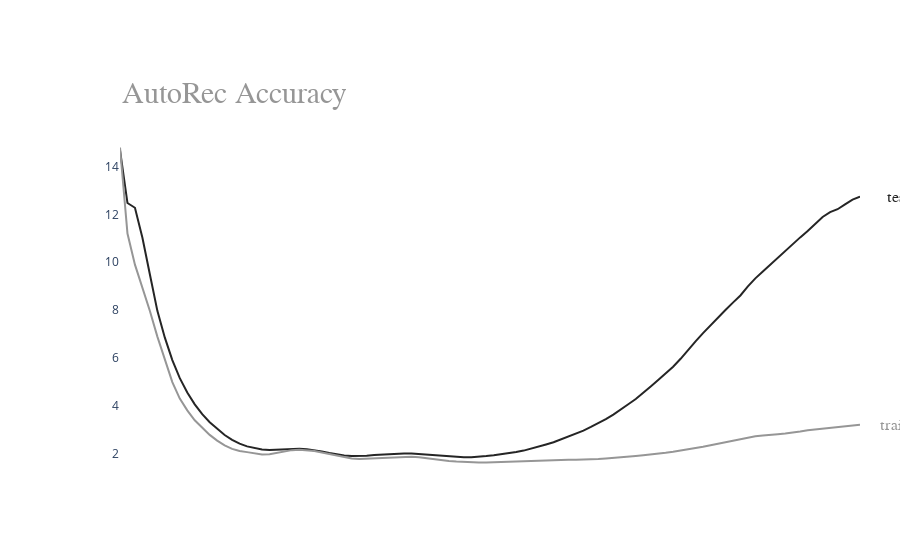

Notebook code cell kept with this figure:
### Code cell
import plotly.graph_objects as go

# Create random data with numpy
import numpy as np
np.random.seed(1)

N = 100
random_x = np.linspace(0, len(test), 100)

# Create traces
fig = go.Figure()
fig.add_trace(go.Scatter(x=random_x, y=test,
                    mode='lines',
                    name='test accuracy', 
                        marker_color='rgb(37,37,37)',
                        connectgaps=True))
fig.add_trace(go.Scatter(x=random_x, y=train,
                    mode='lines',
                    name='train accuracy'
                        ,marker_color='rgb(150,150,150)',
                        connectgaps=True))
fig.update_layout(
    xaxis=dict(
        showline=False,
        showgrid=False,
        showticklabels=False,
#         linecolor='rgb(204, 204, 204)',
#         linewidth=2,
#         ticks='outside',
#         tickfont=dict(
#             family='Arial',
#             size=12,
#             color='rgb(82, 82, 82)',
#        ),
    ),
    yaxis=dict(
        showgrid=False,
        zeroline=False,
        showline=False,
        showticklabels=True,
    ),
    autosize=False,
    margin=dict(
        autoexpand=False,
        l=120,
        r=40,
        t=130,
    ),
    showlegend=False,
    plot_bgcolor='white'
)

annotations = []
# labeling the right_side of the plot
annotations.append(dict(xref='paper', x=1.07, y=test[-1],
                              xanchor='right',
                              text='test',
                              font=dict(family='Arial',
                                        size=16,
                                        color='rgb(37,37,37)'),
                              showarrow=False
                              
                             ))
# Source

annotations.append(dict(xref='paper', x=1.07, y=train[-1],
                              xanchor='right',
                              text='train',
                              font=dict(family='Arial',
                                        size=16,
                                        color='rgb(150,150,150)'),
                              showarrow=False
                              
                             ))
# annotations.append(dict(xref='paper', yref='paper', x=0.5, y=-0.1,
#                               xanchor='center', yanchor='top',
#                               text='Source: PewResearch Center & ' +
#                                    'Storytelling with data',
#                               font=dict(family='Arial',
#                                         size=12,
#                                         color='rgb(150,150,150)'),
#                               showarrow=False))

# Title
annotations.append(dict(xref='paper', yref='paper', x=0.0, y=1.05,
                              xanchor='left', yanchor='bottom',
                              text='AutoRec Accuracy',
                              font=dict(family='Arial',
                                        size=30,
                                        color='rgb(150,150,150)'),
                              showarrow=False))

fig.update_layout(annotations=annotations)

fig.show()

### Figure 1 — Plotly figure (JSON) as saved in the notebook; plotly's stock layout.template omitted (floating-point values rounded to 4 significant figures)
{"data": [{"connectgaps": true, "marker": {"color": "rgb(37,37,37)"}, "mode": "lines", "name": "test accuracy", "type": "scatter", "x": [0, 1.01, 2.02, 3.03, 4.04, 5.051, 6.061, 7.071, 8.081, 9.091, 10.1, 11.11, 12.12, 13.13, 14.14, 15.15, 16.16, 17.17, 18.18, 19.19, 20.2, 21.21, 22.22, 23.23, 24.24, 25.25, 26.26, 27.27, 28.28, 29.29, 30.3, 31.31, 32.32, 33.33, 34.34, 35.35, 36.36, 37.37, 38.38, 39.39, 40.4, 41.41, 42.42, 43.43, 44.44, 45.45, 46.46, 47.47, 48.48, 49.49, 50.51, 51.52, 52.53, 53.54, 54.55, 55.56, 56.57, 57.58, 58.59, 59.6, 60.61, 61.62, 62.63, 63.64, 64.65, 65.66, 66.67, 67.68, 68.69, 69.7, 70.71, 71.72, 72.73, 73.74, 74.75, 75.76, 76.77, 77.78, 78.79, 79.8, 80.81, 81.82, 82.83, 83.84, 84.85, 85.86, 86.87, 87.88, 88.89, 89.9, 90.91, 91.92, 92.93, 93.94, 94.95, 95.96, 96.97, 97.98, 98.99, 100], "y": [14.68, 12.48, 12.28, 11.02, 9.484, 7.964, 6.843, 5.905, 5.148, 4.546, 4.056, 3.642, 3.303, 3.019, 2.771, 2.572, 2.411, 2.295, 2.216, 2.167, 2.14, 2.153, 2.179, 2.198, 2.199, 2.176, 2.139, 2.08, 2.015, 1.951, 1.91, 1.891, 1.891, 1.907, 1.936, 1.957, 1.976, 1.992, 1.999, 1.995, 1.975, 1.943, 1.912, 1.884, 1.863, 1.845, 1.838, 1.843, 1.861, 1.892, 1.927, 1.966, 2.012, 2.06, 2.12, 2.195, 2.285, 2.375, 2.468, 2.582, 2.692, 2.813, 2.954, 3.108, 3.265, 3.434, 3.627, 3.832, 4.056, 4.279, 4.522, 4.803, 5.077, 5.347, 5.626, 5.96, 6.343, 6.689, 7.033, 7.368, 7.695, 8.001, 8.308, 8.606, 8.986, 9.325, 9.611, 9.9, 10.19, 10.45, 10.76, 11.04, 11.3, 11.62, 11.89, 12.09, 12.22, 12.42, 12.62, 12.74]}, {"connectgaps": true, "marker": {"color": "rgb(150,150,150)"}, "mode": "lines", "name": "train accuracy", "type": "scatter", "x": [0, 1.01, 2.02, 3.03, 4.04, 5.051, 6.061, 7.071, 8.081, 9.091, 10.1, 11.11, 12.12, 13.13, 14.14, 15.15, 16.16, 17.17, 18.18, 19.19, 20.2, 21.21, 22.22, 23.23, 24.24, 25.25, 26.26, 27.27, 28.28, 29.29, 30.3, 31.31, 32.32, 33.33, 34.34, 35.35, 36.36, 37.37, 38.38, 39.39, 40.4, 41.41, 42.42, 43.43, 44.44, 45.45, 46.46, 47.47, 48.48, 49.49, 50.51, 51.52, 52.53, 53.54, 54.55, 55.56, 56.57, 57.58, 58.59, 59.6, 60.61, 61.62, 62.63, 63.64, 64.65, 65.66, 66.67, 67.68, 68.69, 69.7, 70.71, 71.72, 72.73, 73.74, 74.75, 75.76, 76.77, 77.78, 78.79, 79.8, 80.81, 81.82, 82.83, 83.84, 84.85, 85.86, 86.87, 87.88, 88.89, 89.9, 90.91, 91.92, 92.93, 93.94, 94.95, 95.96, 96.97, 97.98, 98.99, 100], "y": [14.8, 11.2, 9.896, 8.969, 7.958, 6.887, 5.95, 4.985, 4.295, 3.801, 3.388, 3.064, 2.776, 2.537, 2.339, 2.193, 2.101, 2.056, 2.008, 1.952, 1.967, 2.028, 2.091, 2.139, 2.157, 2.141, 2.098, 2.038, 1.97, 1.901, 1.831, 1.789, 1.77, 1.784, 1.804, 1.819, 1.839, 1.858, 1.868, 1.863, 1.84, 1.795, 1.754, 1.719, 1.687, 1.66, 1.639, 1.626, 1.622, 1.624, 1.633, 1.642, 1.656, 1.67, 1.684, 1.701, 1.716, 1.727, 1.737, 1.739, 1.735, 1.732, 1.733, 1.749, 1.764, 1.787, 1.808, 1.833, 1.862, 1.891, 1.922, 1.948, 1.981, 2.028, 2.071, 2.119, 2.165, 2.22, 2.284, 2.346, 2.41, 2.474, 2.538, 2.598, 2.664, 2.716, 2.755, 2.794, 2.806, 2.838, 2.872, 2.917, 2.974, 3.007, 3.032, 3.067, 3.097, 3.128, 3.154, 3.204]}], "layout": {"annotations": [{"font": {"color": "rgb(37,37,37)", "family": "Arial", "size": 16}, "showarrow": false, "text": "test", "x": 1.07, "xanchor": "right", "xref": "paper", "y": 12.74}, {"font": {"color": "rgb(150,150,150)", "family": "Arial", "size": 16}, "showarrow": false, "text": "train", "x": 1.07, "xanchor": "right", "xref": "paper", "y": 3.204}, {"font": {"color": "rgb(150,150,150)", "family": "Arial", "size": 30}, "showarrow": false, "text": "AutoRec Accuracy", "x": 0, "xanchor": "left", "xref": "paper", "y": 1.05, "yanchor": "bottom", "yref": "paper"}], "autosize": false, "margin": {"autoexpand": false, "l": 120, "r": 40, "t": 130}, "plot_bgcolor": "white", "showlegend": false, "xaxis": {"showgrid": false, "showline": false, "showticklabels": false}, "yaxis": {"showgrid": false, "showline": false, "showticklabels": true, "zeroline": false}}}
